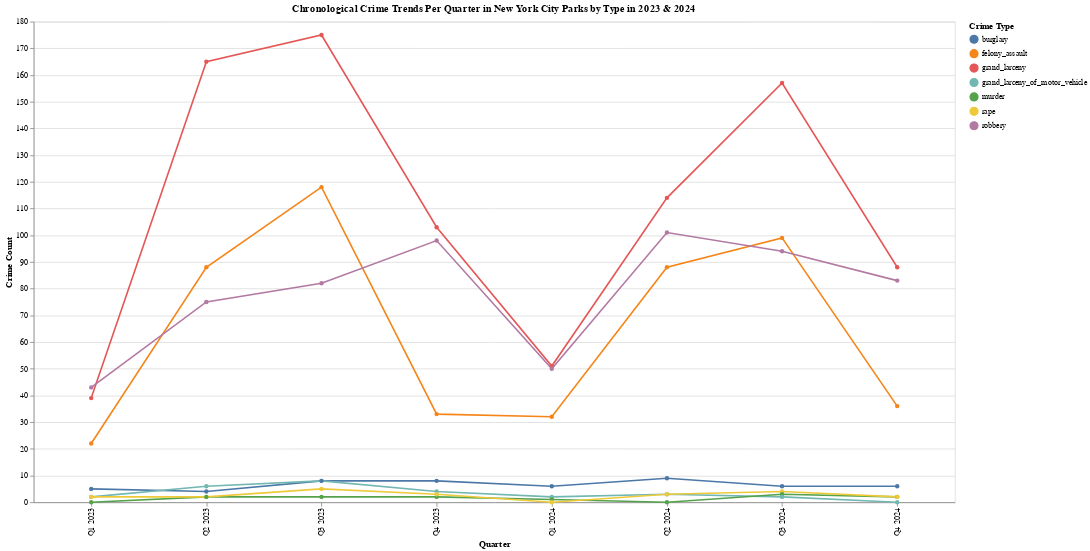

The code cell stored with this chart in its notebook:
### Code cell
import pandas as pd
import altair as alt

df = pd.read_csv("combined_nyc_park_crime_stats.csv")
df.columns = df.columns.str.strip().str.lower().str.replace(" ", "_")

# Create quarter label + order
df["quarter_str"] = "Q" + df["quarter"].astype(str) + " " + df["year"].astype(str)
df["quarter_order"] = df["year"].astype(str) + "Q" + df["quarter"].astype(str)

# Crime colss
crime_columns = [
    "murder",
    "rape",
    "robbery",
    "felony_assault",
    "burglary",
    "grand_larceny",
    "grand_larceny_of_motor_vehicle"
]

# melt
df_melted = df.melt(
    id_vars=["borough", "park", "quarter", "year", "quarter_str", "quarter_order"],
    value_vars=crime_columns,
    var_name="crime_type",
    value_name="crime_count"
)

# quarter and type of crime group by 
agg_line = df_melted.groupby(["quarter_str", "quarter_order", "crime_type"]).agg(
    crime_count=("crime_count", "sum")
).reset_index()

# sort
agg_line = agg_line.sort_values("quarter_order")

# radio
radio_binding = alt.binding_radio(
    options=[None,
        "murder",
        "rape",
        "robbery",
        "felony_assault",
        "burglary",
        "grand_larceny",
        "grand_larceny_of_motor_vehicle"
    ],
    labels=["All",
        "Murder",
        "Rape",
        "Robbery",
        "Felony Assault",
        "Burglary",
        "Grand Larceny",
        "Grand Larceny of Motor Vehicle"
    ],
    name="Select Crime Type: "
)



crime_filter = alt.selection_point(
    fields=["crime_type"],
    bind=radio_binding,
    empty=True
)

line_chart = alt.Chart(agg_line).mark_line(point=True).encode(
    x=alt.X("quarter_str:N", title="Quarter",
            sort=agg_line["quarter_str"].unique().tolist()),  # custom sort
    y=alt.Y("crime_count:Q", title="Crime Count"),
    color=alt.Color("crime_type:N", title="Crime Type"),
    tooltip=["quarter_str", "crime_type", "crime_count"]
).add_params(
    crime_filter
).transform_filter(
    crime_filter
).properties(
    title="Chronological Crime Trends Per Quarter in New York City Parks by Type in 2023 & 2024",
    width=1150,
    height=600
)

line_chart.save("interactive_crime_trends_chart.html")
line_chart.display()

### Figure 1 — Vega-Lite specification as saved in the notebook (floating-point values rounded to 4 significant figures)
{"config": {"view": {"continuousWidth": 300, "continuousHeight": 300}}, "data": {"name": "data-1022445aac8abfaee610678c7dd350ef"}, "mark": {"type": "line", "point": true}, "encoding": {"color": {"field": "crime_type", "title": "Crime Type", "type": "nominal"}, "tooltip": [{"field": "quarter_str", "type": "nominal"}, {"field": "crime_type", "type": "nominal"}, {"field": "crime_count", "type": "quantitative"}], "x": {"field": "quarter_str", "sort": ["Q1 2023", "Q2 2023", "Q3 2023", "Q4 2023", "Q1 2024", "Q2 2024", "Q3 2024", "Q4 2024"], "title": "Quarter", "type": "nominal"}, "y": {"field": "crime_count", "title": "Crime Count", "type": "quantitative"}}, "height": 600, "params": [{"name": "param_5", "select": {"type": "point", "fields": ["crime_type"]}, "bind": {"input": "radio", "options": [null, "murder", "rape", "robbery", "felony_assault", "burglary", "grand_larceny", "grand_larceny_of_motor_vehicle"], "labels": ["All", "Murder", "Rape", "Robbery", "Felony Assault", "Burglary", "Grand Larceny", "Grand Larceny of Motor Vehicle"], "name": "Select Crime Type: "}}], "title": "Chronological Crime Trends Per Quarter in New York City Parks by Type in 2023 & 2024", "transform": [{"filter": {"param": "param_5", "empty": true}}], "width": 1150, "$schema": "https://vega.github.io/schema/vega-lite/v5.8.0.json", "datasets": {"data-1022445aac8abfaee610678c7dd350ef": [{"quarter_str": "Q1 2023", "quarter_order": "2023Q1", "crime_type": "burglary", "crime_count": 5.0}, {"quarter_str": "Q1 2023", "quarter_order": "2023Q1", "crime_type": "felony_assault", "crime_count": 22.0}, {"quarter_str": "Q1 2023", "quarter_order": "2023Q1", "crime_type": "grand_larceny", "crime_count": 39.0}, {"quarter_str": "Q1 2023", "quarter_order": "2023Q1", "crime_type": "grand_larceny_of_motor_vehicle", "crime_count": 2.0}, {"quarter_str": "Q1 2023", "quarter_order": "2023Q1", "crime_type": "murder", "crime_count": 0.0}, {"quarter_str": "Q1 2023", "quarter_order": "2023Q1", "crime_type": "rape", "crime_count": 2.0}, {"quarter_str": "Q1 2023", "quarter_order": "2023Q1", "crime_type": "robbery", "crime_count": 43.0}, {"quarter_str": "Q2 2023", "quarter_order": "2023Q2", "crime_type": "robbery", "crime_count": 75.0}, {"quarter_str": "Q2 2023", "quarter_order": "2023Q2", "crime_type": "rape", "crime_count": 2.0}, {"quarter_str": "Q2 2023", "quarter_order": "2023Q2", "crime_type": "murder", "crime_count": 2.0}, {"quarter_str": "Q2 2023", "quarter_order": "2023Q2", "crime_type": "grand_larceny", "crime_count": 165.0}, {"quarter_str": "Q2 2023", "quarter_order": "2023Q2", "crime_type": "felony_assault", "crime_count": 88.0}, {"quarter_str": "Q2 2023", "quarter_order": "2023Q2", "crime_type": "burglary", "crime_count": 4.0}, {"quarter_str": "Q2 2023", "quarter_order": "2023Q2", "crime_type": "grand_larceny_of_motor_vehicle", "crime_count": 6.0}, {"quarter_str": "Q3 2023", "quarter_order": "2023Q3", "crime_type": "robbery", "crime_count": 82.0}, {"quarter_str": "Q3 2023", "quarter_order": "2023Q3", "crime_type": "murder", "crime_count": 2.0}, {"quarter_str": "Q3 2023", "quarter_order": "2023Q3", "crime_type": "grand_larceny_of_motor_vehicle", "crime_count": 8.0}, {"quarter_str": "Q3 2023", "quarter_order": "2023Q3", "crime_type": "rape", "crime_count": 5.0}, {"quarter_str": "Q3 2023", "quarter_order": "2023Q3", "crime_type": "grand_larceny", "crime_count": 175.0}, {"quarter_str": "Q3 2023", "quarter_order": "2023Q3", "crime_type": "felony_assault", "crime_count": 118.0}, {"quarter_str": "Q3 2023", "quarter_order": "2023Q3", "crime_type": "burglary", "crime_count": 8.0}, {"quarter_str": "Q4 2023", "quarter_order": "2023Q4", "crime_type": "burglary", "crime_count": 8.0}, {"quarter_str": "Q4 2023", "quarter_order": "2023Q4", "crime_type": "felony_assault", "crime_count": 33.0}, {"quarter_str": "Q4 2023", "quarter_order": "2023Q4", "crime_type": "grand_larceny", "crime_count": 103.0}, {"quarter_str": "Q4 2023", "quarter_order": "2023Q4", "crime_type": "grand_larceny_of_motor_vehicle", "crime_count": 4.0}, {"quarter_str": "Q4 2023", "quarter_order": "2023Q4", "crime_type": "murder", "crime_count": 2.0}, {"quarter_str": "Q4 2023", "quarter_order": "2023Q4", "crime_type": "rape", "crime_count": 3.0}, {"quarter_str": "Q4 2023", "quarter_order": "2023Q4", "crime_type": "robbery", "crime_count": 98.0}, {"quarter_str": "Q1 2024", "quarter_order": "2024Q1", "crime_type": "burglary", "crime_count": 6.0}, {"quarter_str": "Q1 2024", "quarter_order": "2024Q1", "crime_type": "felony_assault", "crime_count": 32.0}, {"quarter_str": "Q1 2024", "quarter_order": "2024Q1", "crime_type": "grand_larceny", "crime_count": 51.0}, {"quarter_str": "Q1 2024", "quarter_order": "2024Q1", "crime_type": "grand_larceny_of_motor_vehicle", "crime_count": 2.0}, {"quarter_str": "Q1 2024", "quarter_order": "2024Q1", "crime_type": "murder", "crime_count": 1.0}, {"quarter_str": "Q1 2024", "quarter_order": "2024Q1", "crime_type": "robbery", "crime_count": 50.0}, {"quarter_str": "Q1 2024", "quarter_order": "2024Q1", "crime_type": "rape", "crime_count": 0.0}, {"quarter_str": "Q2 2024", "quarter_order": "2024Q2", "crime_type": "robbery", "crime_count": 101.0}, {"quarter_str": "Q2 2024", "quarter_order": "2024Q2", "crime_type": "grand_larceny_of_motor_vehicle", "crime_count": 3.0}, {"quarter_str": "Q2 2024", "quarter_order": "2024Q2", "crime_type": "burglary", "crime_count": 9.0}, {"quarter_str": "Q2 2024", "quarter_order": "2024Q2", "crime_type": "felony_assault", "crime_count": 88.0}, {"quarter_str": "Q2 2024", "quarter_order": "2024Q2", "crime_type": "grand_larceny", "crime_count": 114.0}, {"quarter_str": "Q2 2024", "quarter_order": "2024Q2", "crime_type": "murder", "crime_count": 0.0}, {"quarter_str": "Q2 2024", "quarter_order": "2024Q2", "crime_type": "rape", "crime_count": 3.0}, {"quarter_str": "Q3 2024", "quarter_order": "2024Q3", "crime_type": "burglary", "crime_count": 6.0}, {"quarter_str": "Q3 2024", "quarter_order": "2024Q3", "crime_type": "felony_assault", "crime_count": 99.0}, {"quarter_str": "Q3 2024", "quarter_order": "2024Q3", "crime_type": "robbery", "crime_count": 94.0}, {"quarter_str": "Q3 2024", "quarter_order": "2024Q3", "crime_type": "rape", "crime_count": 4.0}, {"quarter_str": "Q3 2024", "quarter_order": "2024Q3", "crime_type": "murder", "crime_count": 3.0}, {"quarter_str": "Q3 2024", "quarter_order": "2024Q3", "crime_type": "grand_larceny_of_motor_vehicle", "crime_count": 2.0}, {"quarter_str": "Q3 2024", "quarter_order": "2024Q3", "crime_type": "grand_larceny", "crime_count": 157.0}, {"quarter_str": "Q4 2024", "quarter_order": "2024Q4", "crime_type": "burglary", "crime_count": 6.0}, {"quarter_str": "Q4 2024", "quarter_order": "2024Q4", "crime_type": "felony_assault", "crime_count": 36.0}, {"quarter_str": "Q4 2024", "quarter_order": "2024Q4", "crime_type": "grand_larceny", "crime_count": 88.0}, {"quarter_str": "Q4 2024", "quarter_order": "2024Q4", "crime_type": "grand_larceny_of_motor_vehicle", "crime_count": 0.0}, {"quarter_str": "Q4 2024", "quarter_order": "2024Q4", "crime_type": "murder", "crime_count": 2.0}, {"quarter_str": "Q4 2024", "quarter_order": "2024Q4", "crime_type": "rape", "crime_count": 2.0}, {"quarter_str": "Q4 2024", "quarter_order": "2024Q4", "crime_type": "robbery", "crime_count": 83.0}]}}
